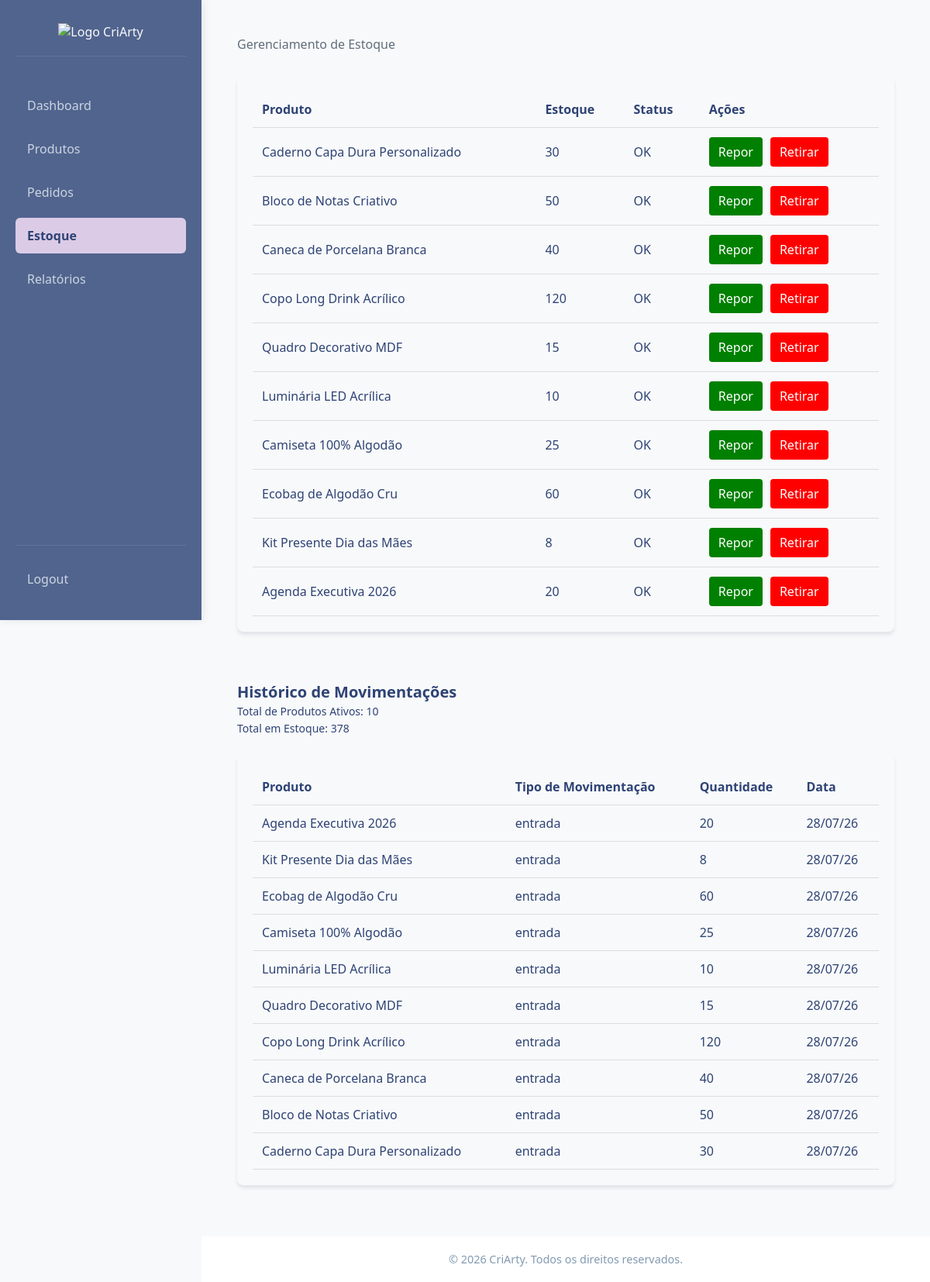
The app's page /admin/stock.php (signed in) with its own data.
### tables this page shows
CREATE TABLE IF NOT EXISTS `product` (
  `idProduct` INT NOT NULL AUTO_INCREMENT,
  `Name` VARCHAR(100) NOT NULL,
  `BasePrice` DECIMAL(10,2) NOT NULL,
  `Stock` INT NOT NULL DEFAULT '0',
  `MinStock` INT NOT NULL DEFAULT '5',
  `Description` TEXT NULL DEFAULT NULL,
  `ImageURL` VARCHAR(255) NULL DEFAULT NULL,
  `isActive` TINYINT(1) NOT NULL DEFAULT '1',
  `Category_idCategory` INT NOT NULL,
  `createdAt` DATETIME NOT NULL DEFAULT CURRENT_TIMESTAMP,
  `updatedAt` DATETIME NOT NULL DEFAULT CURRENT_TIMESTAMP ON UPDATE CURRENT_TIMESTAMP,
  PRIMARY KEY (`idProduct`),
  INDEX `fk_Product_Category1_idx` (`Category_idCategory` ASC),
  CONSTRAINT `fk_Product_Category1`
    FOREIGN KEY (`Category_idCategory`)
    REFERENCES `category` (`idCategory`));

CREATE TABLE IF NOT EXISTS `stocklog` (
  `idStockLog` INT NOT NULL AUTO_INCREMENT,
  `Product_idProduct` INT NOT NULL,
  `User_idUser` INT NULL DEFAULT NULL,
  `quantityChange` INT NOT NULL,
  `reason` ENUM('entrada', 'saida', 'ajuste', 'venda', 'devolucao') NOT NULL,
  `notes` VARCHAR(255) NULL DEFAULT NULL,
  `changedAt` DATETIME NOT NULL DEFAULT CURRENT_TIMESTAMP,
  PRIMARY KEY (`idStockLog`),
  INDEX `fk_StockLog_Product1_idx` (`Product_idProduct` ASC),
  INDEX `fk_StockLog_User1_idx` (`User_idUser` ASC),
  CONSTRAINT `fk_StockLog_Product1`
    FOREIGN KEY (`Product_idProduct`)
    REFERENCES `product` (`idProduct`),
  CONSTRAINT `fk_StockLog_User1`
    FOREIGN KEY (`User_idUser` )
    REFERENCES `user` (`idUser`));

### admin/stock.php (the view, shortened to what this page needs)
<?php
require_once("../config.php");
$result = $conn->query("SELECT COUNT(*) AS total FROM product WHERE isActive = 1");
$totalProducts = $result->fetch_assoc()['total'];
$result = $conn->query("SELECT SUM(Stock) AS total FROM product WHERE isActive = 1");
$totalStock = $result->fetch_assoc()["total"] ?? 0;
$products = $conn->query("SELECT idProduct, Name, Stock, MinStock FROM product WHERE isActive = 1");
$transactionHistory = $conn->query("SELECT p.Name, s.reason, s.quantityChange, s.changedAt
                                    FROM product p INNER JOIN stocklog s ON p.idProduct = s.Product_idProduct
                                    ORDER BY s.idStockLog DESC");
?>
<!DOCTYPE html>
<html lang="pt-BR">
<head>
    <link rel="stylesheet" href="../css/style.css" />
    <link rel="stylesheet" href="../css/admin-styles/products.css" />
    <link rel="stylesheet" href="../css/admin-styles/stock.css" />
</head>
<body>
    <div class="main-container">
        <aside class="sidebar">
            <div class="logo">
                <img src="../images/logo.png" alt="Logo CriArty" />
            </div>
            <nav>
                <ul>
                    <li><a href="dashboard.php">Dashboard</a></li>
                    <li><a href="products.php">Produtos</a></li>
                    <li><a href="orders.php">Pedidos</a></li>
                    <li><a href="stock.php" class="active">Estoque</a></li>
                    <li><a href="reports.php">Relatórios</a></li>
                </ul>
                <div class="perfil">
                    <?php if (!empty($_SESSION['user_id'])): ?>
                        <a href="../logout.php">Logout</a>
                    <?php else: ?>
                        <a href="../login.php">Login</a>
                    <?php endif; ?>
                </div>
            </nav>
        </aside>
        <div class="content-area">
            <main class="content-main">
                <p class="welcome-text">Gerenciamento de Estoque</p>
                <section class="stock-section">
                    <table class="stock-table">
                        <thead>
                            <tr>
                                <th>Produto</th>
                                <th>Estoque</th>
                                <th>Status</th>
                                <th>Ações</th>
                            </tr>
                        </thead>
                        <tbody>
                            <?php if ($products && $products->num_rows > 0): ?>
                                <?php while ($product = $products->fetch_assoc()): ?>
                                    <?php
                                    $statusItem = ($product['Stock'] <= $product['MinStock']) ? "Baixo" : "OK";
                                    $classStatus = ($statusItem === "Baixo") ? "status-low" : "status-ok";
                                    ?>
                                    <tr class="stock-item">
                                        <td><?php echo htmlspecialchars($product['Name']); ?></td>
                                        <td><?php echo $product['Stock']; ?></td>
                                        <td>
                                            <span class="<?php echo $classStatus; ?>">
                                                <?php echo $statusItem; ?>
                                            </span>
                                        </td>
                                        <td>
                                            <div class="stock-actions">
                                                <a href="stock.php?id=<?= $product['idProduct'] ?>&action=restock"
                                                    class="btn-restock">Repor</a>
                                                <a href="stock.php?id=<?= $product['idProduct'] ?>&action=withdraw"
                                                    class="btn-withdraw">Retirar</a>
                                            </div>
                                        </td>
                                    </tr>
                                <?php endwhile; ?>
                            <?php else: ?>
                                <tr>
                                    <td colspan="4">Nenhum produto em estoque.</td>
                                </tr>
                            <?php endif; ?>
                        </tbody>
                    </table>
                </section>
                <br><br>
                <div class="history-header">
                    <h2>Histórico de Movimentações</h2>
                    <span>Total de Produtos Ativos: <?php echo $totalProducts; ?></span><br>
                    <span>Total em Estoque: <?php echo $totalStock; ?></span><br><br>
                </div>
                <section class="stock-section">
                    <div class="history-content">
                        <table class="stock-table">
                            <thead>
                                <tr>
                                    <th>Produto</th>
                                    <th>Tipo de Movimentação</th>
                                    <th>Quantidade</th>
                                    <th>Data</th>
                                </tr>
                            </thead>
                            <tbody>
                                <?php if ($transactionHistory && $transactionHistory->num_rows > 0): ?>
                                    <?php while ($h = $transactionHistory->fetch_assoc()): ?>
                                        <tr>
                                            <td>
                                                <?php echo ($h['Name']) ?>
                                            </td>
                                            <td>
                                                <?php echo ($h['reason']) ?>
                                            </td>
                                            <td>
                                                <?php echo ($h['quantityChange']) ?>
                                            </td>
                                            <td>
                                                <?php echo ((new DateTime($h['changedAt']))->format('d/m/y')); ?>
                                            </td>
                                        <?php endwhile; ?>
                                    <?php else: ?>
                                        <td colspan="4">Nenhuma movimentação registrada.</td>
                                    </tr>
                                <?php endif; ?>
                            </tbody>
                        </table>
                    </div>
                </section>
            </main>
            <footer>
                <p>&copy; 2026 CriArty. Todos os direitos reservados.</p>
            </footer>
        </div>
    </div>
</body>
</html>

### css/style.css (style rules this page uses)
* { margin: 0; padding: 0; box-sizing: border-box; text-decoration: none; list-style: none; }
:root { --primary-color: #51648e; --primary-color-dark: #384e81; --secondary-color: #dbcbe6; --secondary-color-dark: #b9b0c0; --tertiary-color: #848e51; --neutral-color: #F8F9FA; --bg-main: var(--neutral-color); --bg-sidebar: var(--primary-color); --bg-card: #ffffff; --text-dark: #2e4375; --text-light: #f8f9fa; }
html { scroll-behavior: smooth; min-height: 100vh; }
body { font-family: 'Segoe UI', Tahoma, Geneva, Verdana, sans-serif; background-color: var(--bg-main); color: var(--text-dark); }
.sidebar { background-color: var(--bg-sidebar); color: var(--text-light); padding: 30px 20px; box-shadow: 2px 0 10px rgba(28, 58, 90, 0.1); display: flex; flex-direction: column; height: 100vh; position: sticky; top: 0; }
.sidebar nav { display: flex; flex-direction: column; flex-grow: 1; }
.sidebar .perfil { margin-top: auto; padding-top: 20px; border-top: 1px solid rgba(255, 255, 255, 0.1); }
.sidebar .logo { margin-bottom: 40px; text-align: center; border-bottom: 1px solid rgba(255, 255, 255, 0.1); padding-bottom: 20px; }
.sidebar nav ul { display: flex; flex-direction: column; gap: 10px; }
.sidebar nav a { color: #cbd5e1; display: block; padding: 12px 15px; border-radius: 6px; transition: all 0.3s ease; }
.sidebar nav a:hover, .sidebar nav a.active { color: var(--text-light); background-color: var(--secondary-color); font-weight: 600; color: var(--text-dark); }
main { flex: 1; }
.welcome-text { color: #616e7c; margin-bottom: 30px; }
.main-container { display: grid; grid-template-columns: 260px 1fr; min-height: 100vh; }
.content-area { display: flex; flex-direction: column; }
.content-main { flex-direction: column; justify-content: space-between; margin: 46px; }
footer { background-color: var(--bg-card); padding: 20px; text-align: center; font-size: 0.9rem; color: #829ab1; border-top: 1px solid var(--border-color); margin-top: auto; }

### css/admin-styles/stock.css (style rules this page uses)
.stock-section { background-color: var(--light-navy); padding: 20px; border-radius: 8px; margin-bottom: 20px; border: 1px solid var(--border-color); box-shadow: 0 4px 4px rgba(28, 58, 90, 0.1); }
.stock-table { width: 100%; border-collapse: collapse; }
.stock-table th, .stock-table td { padding: 12px; text-align: left; border-bottom: 1px solid #ddd; }
.stock-actions { display: flex; gap: 10px; }
.stock-actions a { border: none; padding: 8px 12px; border-radius: 4px; cursor: pointer; }
.btn-restock { background-color: green; color: #fff; }
.btn-withdraw { background-color: red; color: #fff; }
.history-header h2 { font-size: 20px; color: var(--text-color); }
.history-header span { font-size: 14px; color: var(--text-color); }

### records on screen
product: Name "Caderno Capa Dura Personalizado", Stock "30", statusItem "OK"
product: Name "Bloco de Notas Criativo", Stock "50", statusItem "OK"
product: Name "Caneca de Porcelana Branca", Stock "40", statusItem "OK"
product: Name "Copo Long Drink Acrílico", Stock "120", statusItem "OK"
product: Name "Quadro Decorativo MDF", Stock "15", statusItem "OK"
product: Name "Luminária LED Acrílica", Stock "10", statusItem "OK"
product: Name "Camiseta 100% Algodão", Stock "25", statusItem "OK"
product: Name "Ecobag de Algodão Cru", Stock "60", statusItem "OK"
product: Name "Kit Presente Dia das Mães", Stock "8", statusItem "OK"
product: Name "Agenda Executiva 2026", Stock "20", statusItem "OK"
stocklog: Product_idProduct.Name "Agenda Executiva 2026", reason "entrada", quantityChange "20", changedAt "28/07/26"
stocklog: Product_idProduct.Name "Kit Presente Dia das Mães", reason "entrada", quantityChange "8", changedAt "28/07/26"
stocklog: Product_idProduct.Name "Ecobag de Algodão Cru", reason "entrada", quantityChange "60", changedAt "28/07/26"
stocklog: Product_idProduct.Name "Camiseta 100% Algodão", reason "entrada", quantityChange "25", changedAt "28/07/26"
stocklog: Product_idProduct.Name "Luminária LED Acrílica", reason "entrada", quantityChange "10", changedAt "28/07/26"
stocklog: Product_idProduct.Name "Quadro Decorativo MDF", reason "entrada", quantityChange "15", changedAt "28/07/26"
stocklog: Product_idProduct.Name "Copo Long Drink Acrílico", reason "entrada", quantityChange "120", changedAt "28/07/26"
stocklog: Product_idProduct.Name "Caneca de Porcelana Branca", reason "entrada", quantityChange "40", changedAt "28/07/26"
stocklog: Product_idProduct.Name "Bloco de Notas Criativo", reason "entrada", quantityChange "50", changedAt "28/07/26"
stocklog: Product_idProduct.Name "Caderno Capa Dura Personalizado", reason "entrada", quantityChange "30", changedAt "28/07/26"

### other values on screen
$totalProducts "10"
$totalStock "378"
